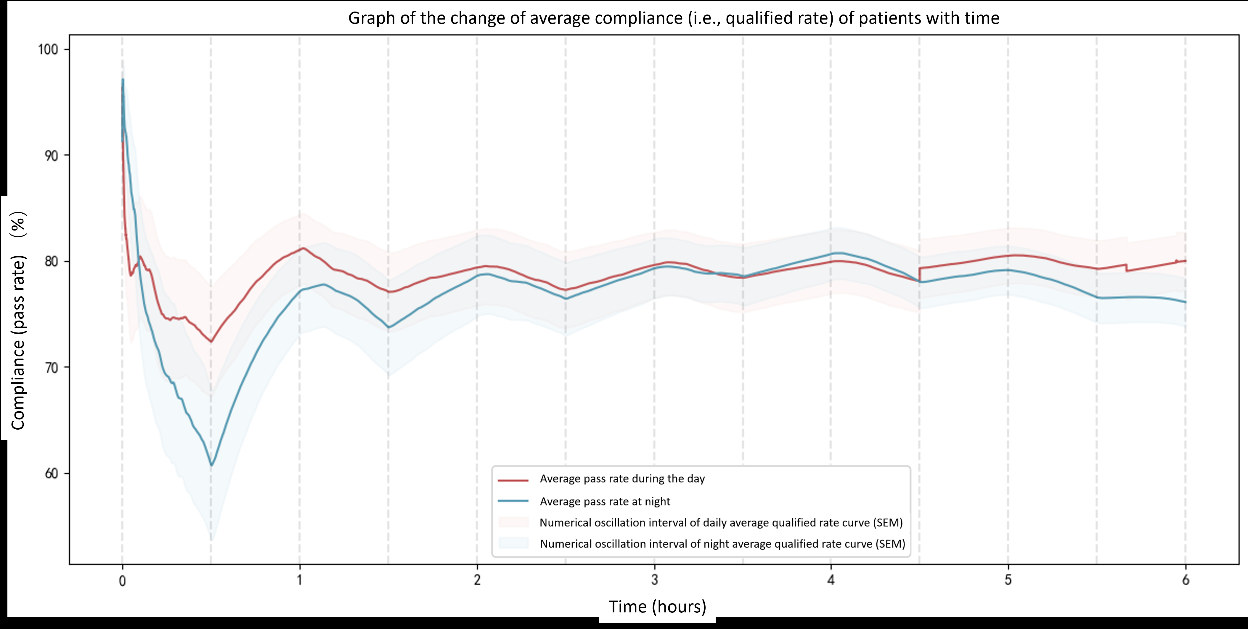
#> input picture pic/1.tiff, 1248 x 629 px
$ python -i image_segmentation.py   (imports and definitions only)
#> lines starting #> are read from the running program, lines starting #| are printed output that depends on the picture; after the words box and inside, x2 and y2 are one past the last pixel; in counts of white or black regions, pixels touching at a corner belong together
#> further down, picture is the input picture: shape (629, 1248, 3); mean B, G, R 243.2, 243, 243
'''
Author: hiddenSharp429 z404878860@163.com
Date: 2024-10-15 22:42:24
LastEditors: hiddenSharp429 z404878860@163.com
LastEditTime: 2024-10-16 22:58:22
FilePath: /TIFF DPI Enhancer/processing/image_segmentation.py
Description: 这是默认设置,请设置`customMade`, 打开koroFileHeader查看配置 进行设置: https://github.com/OBKoro1/koro1FileHeader/wiki/%E9%85%8D%E7%BD%AE%E5%8E%9F%E5%85%B3
'''
import cv2
import numpy as np

class ImageSegmenter:
    def __init__(self):
        pass

    def segment_image(self, image):
        # 转换为灰度图像
        gray = cv2.cvtColor(image, cv2.COLOR_BGR2GRAY)

        # 文字区域检测
        text_mask = self.detect_text(gray)

        # 图像区域检测
        image_mask = self.detect_image_areas(image, gray)

        # 确保区域不重叠
        image_mask[text_mask > 0] = 0

        return text_mask, image_mask

    def detect_text(self, gray_image):
        # 多尺度文本检测
        scales = [0.5, 1.0, 1.5]
        text_masks = []

        for scale in scales:
            # 调整图像大小
            resized = cv2.resize(gray_image, None, fx=scale, fy=scale, interpolation=cv2.INTER_LINEAR)

            # 使用自适应阈值处理
            binary = cv2.adaptiveThreshold(resized, 255, cv2.ADAPTIVE_THRESH_GAUSSIAN_C, cv2.THRESH_BINARY_INV, 11, 2)

            # 边缘检测
            edges = cv2.Canny(resized, 100, 200)

            # 组合二值图像和边缘
            combined = cv2.bitwise_or(binary, edges)

            # 使用形态学操作来连接相近的文本区域
            kernel = cv2.getStructuringElement(cv2.MORPH_RECT, (3, 3))
            connected = cv2.morphologyEx(combined, cv2.MORPH_CLOSE, kernel)

            # 移除小的噪点
            denoised = self.remove_small_regions(connected, min_size=10)

            # 将结果调整回原始大小
            mask = cv2.resize(denoised, (gray_image.shape[1], gray_image.shape[0]), interpolation=cv2.INTER_LINEAR)
            text_masks.append(mask)
#> this loop made 3 passes
#> num_labels in remove_small_regions on passes 1 to 3: 25, 408, 725
#> pass 1, in detect_text, `binary = cv2.adaptiveThreshold(resized, 255, cv2.ADAPTIVE_THRESH_GAUSS..`:
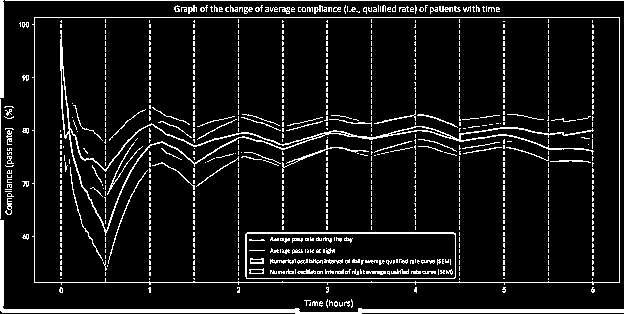
#> binary: shape (314, 624); 8.8% white in thin lines or dots
#> pass 1, in detect_text, `combined = cv2.bitwise_or(binary, edges)`:
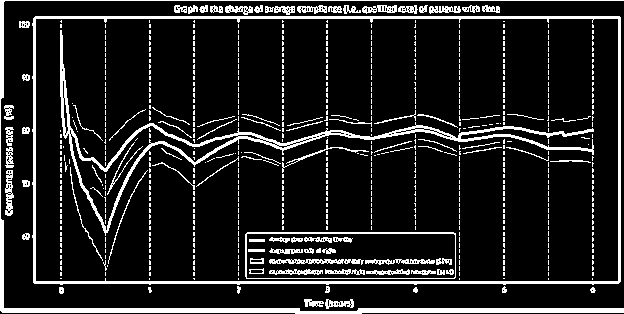
#> combined: shape (314, 624); 12.7% white; 635 white regions (542 under 20 px), largest, box (x1, y1, x2, y2) and area: (32, 16, 621, 285) 5175, (0, 0, 624, 314) 4500, (60, 30, 594, 236) 4141
#> after the loop: binary: shape (944, 1872); 5.8% white; 1051 white regions (148 under 20 px), largest, box (x1, y1, x2, y2) and area: (182, 89, 1780, 708) 15874, (95, 51, 1860, 856) 14665, (0, 0, 1872, 939) 12616
#> after the loop: combined: shape (944, 1872); 6.8% white; 999 white regions (134 under 20 px), largest, box (x1, y1, x2, y2) and area: (181, 89, 1780, 708) 19518, (95, 50, 1861, 856) 18137, (0, 0, 1872, 939) 16722
#> after the loop:
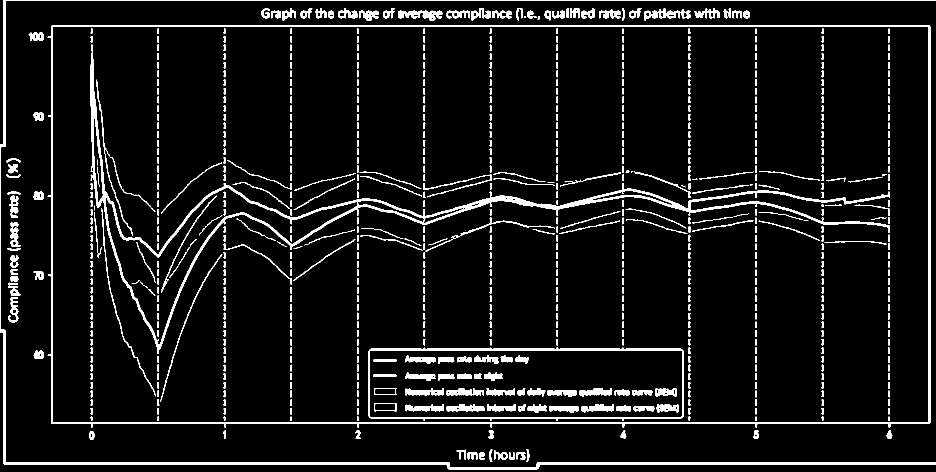
#> connected: shape (944, 1872) (shown at 1/2 size); 7.1% white; 694 white regions (14 under 20 px), largest, box (x1, y1, x2, y2) and area: (181, 89, 1780, 708) 20501, (95, 50, 1861, 856) 18137, (0, 0, 1872, 939) 16725
#> after the loop:
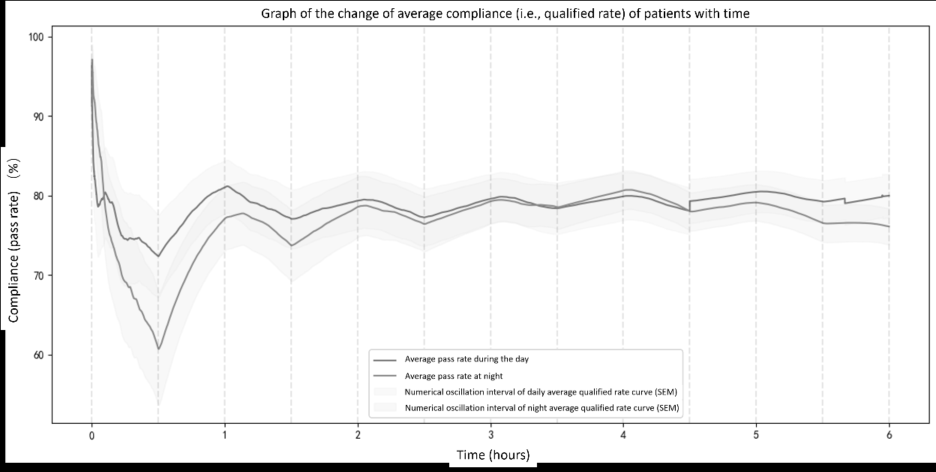
#> resized: shape (944, 1872) (shown at 1/2 size); min 0, max 255, mean 242.9
#> after the loop, text_masks = 3 items

        # 合并所有尺度的结果
        final_mask = np.max(text_masks, axis=0)
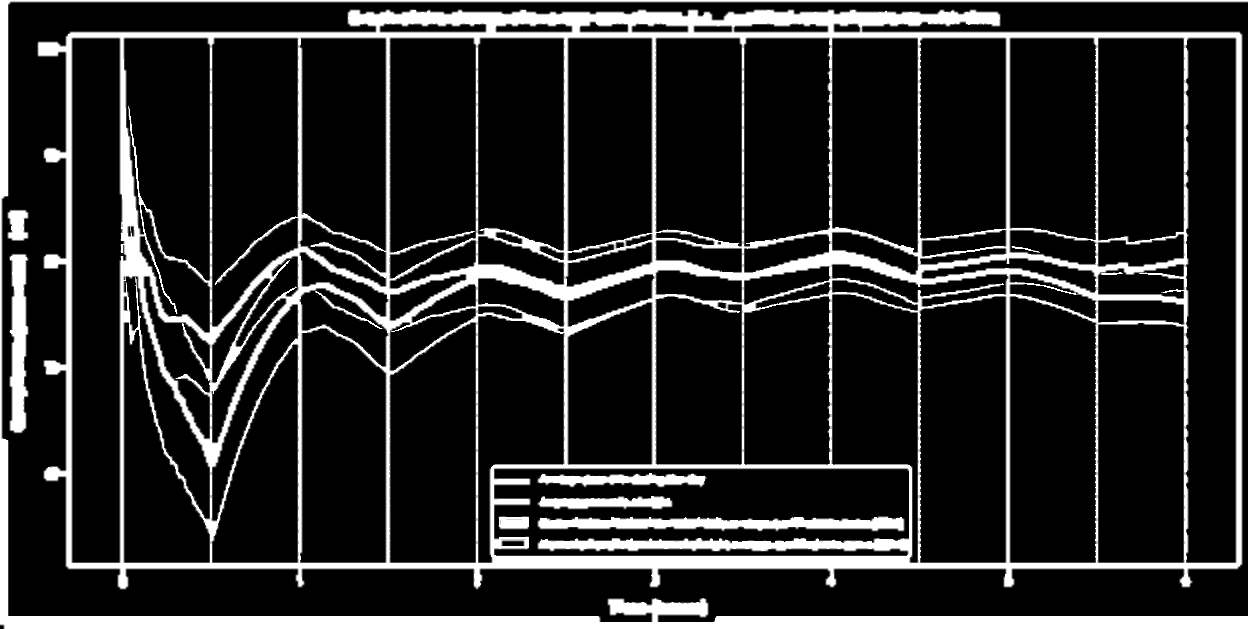
#> final_mask: shape (629, 1248); min 0, max 255, mean 40.4

        # 再次应用形态学操作以连接相近区域
        kernel = cv2.getStructuringElement(cv2.MORPH_RECT, (5, 5))
#> kernel = [[1, 1, 1, 1, 1], [1, 1, 1, 1, 1], [1, 1, 1, 1, 1], [1, 1, 1, 1, 1], [1, 1, 1, 1, 1]]
        final_mask = cv2.morphologyEx(final_mask, cv2.MORPH_CLOSE, kernel)

        return final_mask

    def detect_image_areas(self, image, gray_image):
        # 使用Canny边缘检测
        edges = cv2.Canny(gray_image, 100, 200)
#> edges: shape (629, 1248); 3.3% white in thin lines or dots

        # 使用膨胀操作连接边缘
        kernel = np.ones((5,5), np.uint8)
        dilated = cv2.dilate(edges, kernel, iterations=2)
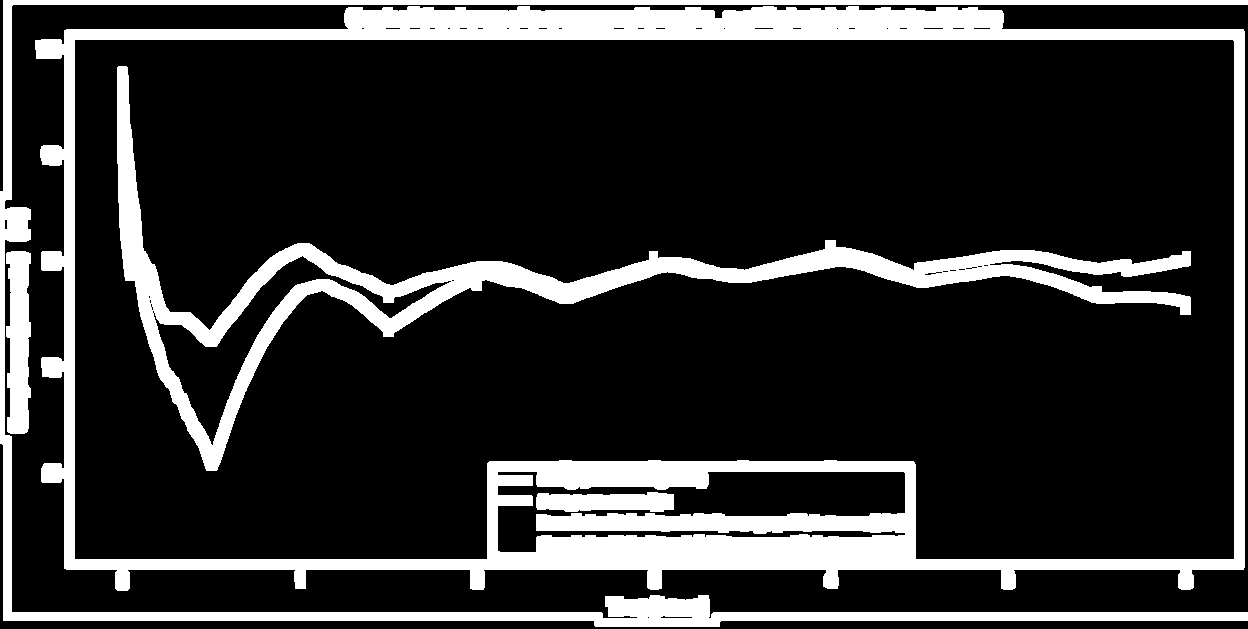
#> dilated: shape (629, 1248); 18.5% white; 5 white regions

        # 寻找轮廓
        contours, _ = cv2.findContours(dilated, cv2.RETR_EXTERNAL, cv2.CHAIN_APPROX_SIMPLE)
#> contours = 3 contours; box (x1, y1, x2, y2) and area: (35, 6, 1245, 591) 654318, (0, 0, 1248, 627) 21880, (6, 251, 31, 434) 3488

        # 创建图像区域掩码
        image_mask = np.zeros_like(gray_image)
        for contour in contours:
            area = cv2.contourArea(contour)
            if area > 1000:  # 过滤小区域
                # 计算轮廓的复杂度
                perimeter = cv2.arcLength(contour, True)
                complexity = perimeter / np.sqrt(area)

                # 如果轮廓不太复杂，可能是图像区域
                if complexity < 15:
                    cv2.drawContours(image_mask, [contour], 0, (255), -1)
#> this loop made 3 passes
#> (area, perimeter, complexity) on passes 1 to 3: (3488.5, 436.3, 7.39), (654318.5, 4165.5, 5.15), (21880, 6413.5, 43.36)
#> image_mask: shape (629, 1248); 84.1% white; 1 black region, box (x1, y1, x2, y2) and area: (0, 0, 1248, 629) 124926

        # 使用颜色信息进一步细化图像区域
        hsv = cv2.cvtColor(image, cv2.COLOR_BGR2HSV)
#> hsv: shape (629, 1248, 3); mean H, S, V 11.4, 1.6, 243.8
        saturation = hsv[:,:,1]
        high_saturation = saturation > 100
#> high_saturation: shape (629, 1248) bool; 0.53% white in thin lines or dots, all inside (x1, y1, x2, y2) = (122, 79, 1186, 502)
        image_mask[high_saturation] = 255

        return image_mask

    def remove_small_regions(self, mask, min_size=100):
        # 标记连通区域
        num_labels, labels, stats, _ = cv2.connectedComponentsWithStats(mask, connectivity=8)

        # 移除小区域
        for i in range(1, num_labels):
            if stats[i, cv2.CC_STAT_AREA] < min_size:
                mask[labels == i] = 0

        return mask

    def refine_masks(self, text_mask, image_mask, original_image):
        # 使用颜色信息进一步细化掩码
        hsv = cv2.cvtColor(original_image, cv2.COLOR_BGR2HSV)
        saturation = hsv[:,:,1]

        # 假设高饱和度区域更可能是图像
        high_saturation = saturation > 100
        image_mask[high_saturation] = 255
        text_mask[high_saturation] = 0

        # 移除小的孤立区域
        text_mask = self.remove_small_regions(text_mask, min_size=50)
        image_mask = self.remove_small_regions(image_mask, min_size=100)

        return text_mask, image_mask

>>> import cv2
>>> picture = cv2.imread('../pic/1.tiff')
>>> result = ImageSegmenter().segment_image(picture)
#> in segment_image, `image_mask[text_mask > 0] = 0`:
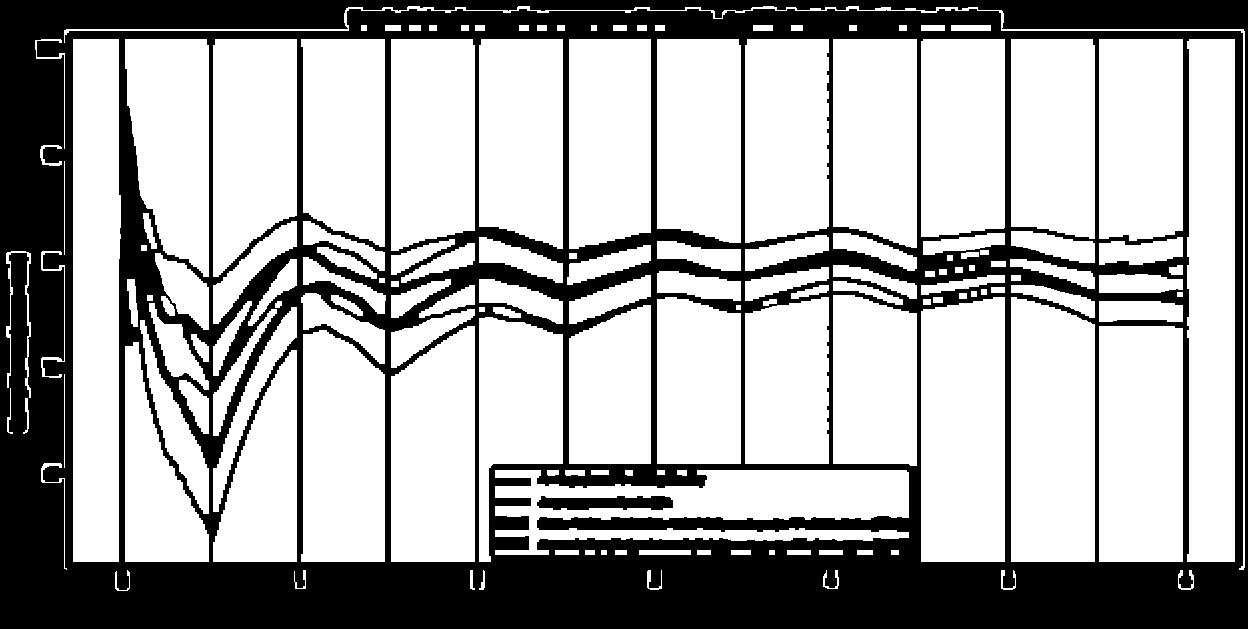
#> image_mask: shape (629, 1248); 65.9% white; 2 black regions, box (x1, y1, x2, y2) and area: (0, 0, 1248, 629) 266262, (537, 496, 673, 510) 1502

$ run again, on pic/2.tiff
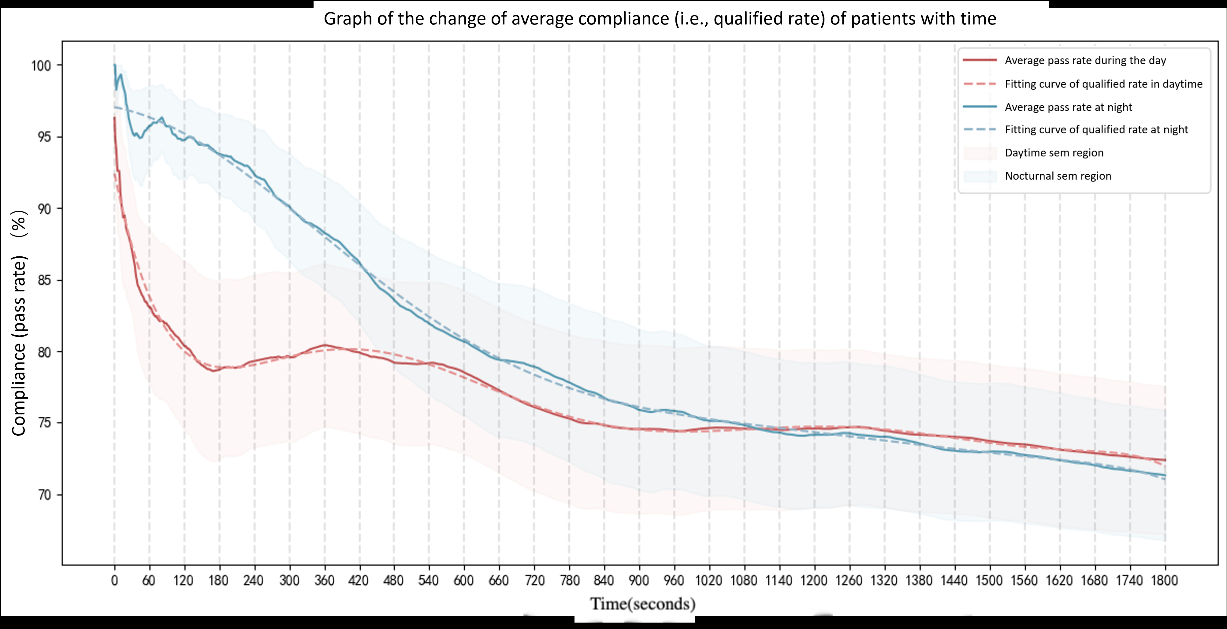
#> input picture pic/2.tiff, 1227 x 629 px
#> picture is the input picture: shape (629, 1227, 3); mean B, G, R 239.9, 239.6, 239.9
#> the loop in detect_text, `for scale in scales:` made 3 passes
#> num_labels in remove_small_regions on passes 1 to 3: 24, 894, 1500
#> pass 1, in detect_text, `binary = cv2.adaptiveThreshold(resized, 255, cv2.ADAPTIVE_THRESH_GAUSS..`:
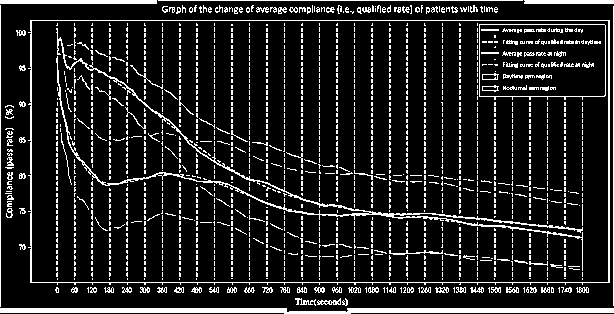
#> binary: shape (314, 614); 12.9% white in thin lines or dots
#> after the loop in detect_text, `for scale in scales:`: text_masks = 3 items
#> kernel = [[1, 1, 1, 1, 1], [1, 1, 1, 1, 1], [1, 1, 1, 1, 1], [1, 1, 1, 1, 1], [1, 1, 1, 1, 1]]
#> dilated: shape (629, 1227); 20.4% white; 13 white regions
#> contours = 1 contour; box (x1, y1, x2, y2) and area: (0, 0, 1227, 627) 758562
#> the loop in detect_image_areas, `for contour in contours:` made 1 pass
#> (area, perimeter, complexity) on pass 1: (758561.5, 3708.2, 4.26)
#> hsv: shape (629, 1227, 3); mean H, S, V 19.6, 2.2, 240.8
#> high_saturation: shape (629, 1227) bool; 0.42% white in thin lines or dots, all inside (x1, y1, x2, y2) = (114, 59, 1166, 476)
#> in segment_image, `image_mask[text_mask > 0] = 0`:
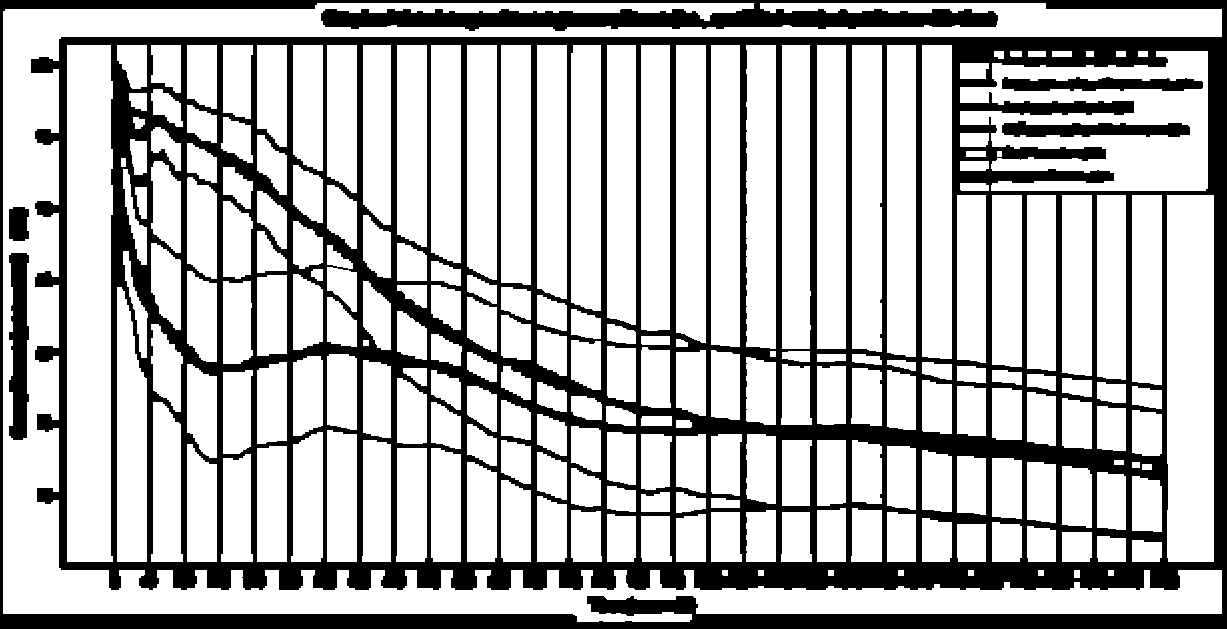
#> image_mask: shape (629, 1227); 70.2% white; 5 black regions, box (x1, y1, x2, y2) and area: (0, 0, 1227, 629) 221879, (9, 253, 29, 440) 2916, (1002, 121, 1190, 137) 2147, (1002, 77, 1203, 91) 2097, (9, 207, 29, 241) 620
